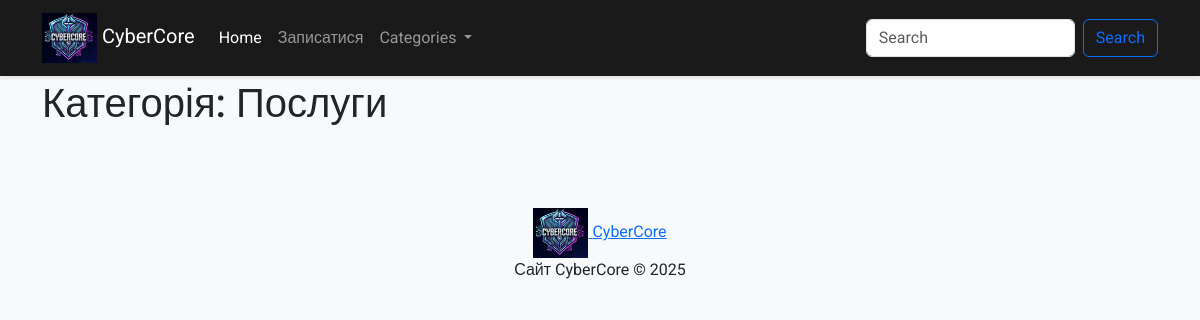
Before: /category/2 with the older database file.
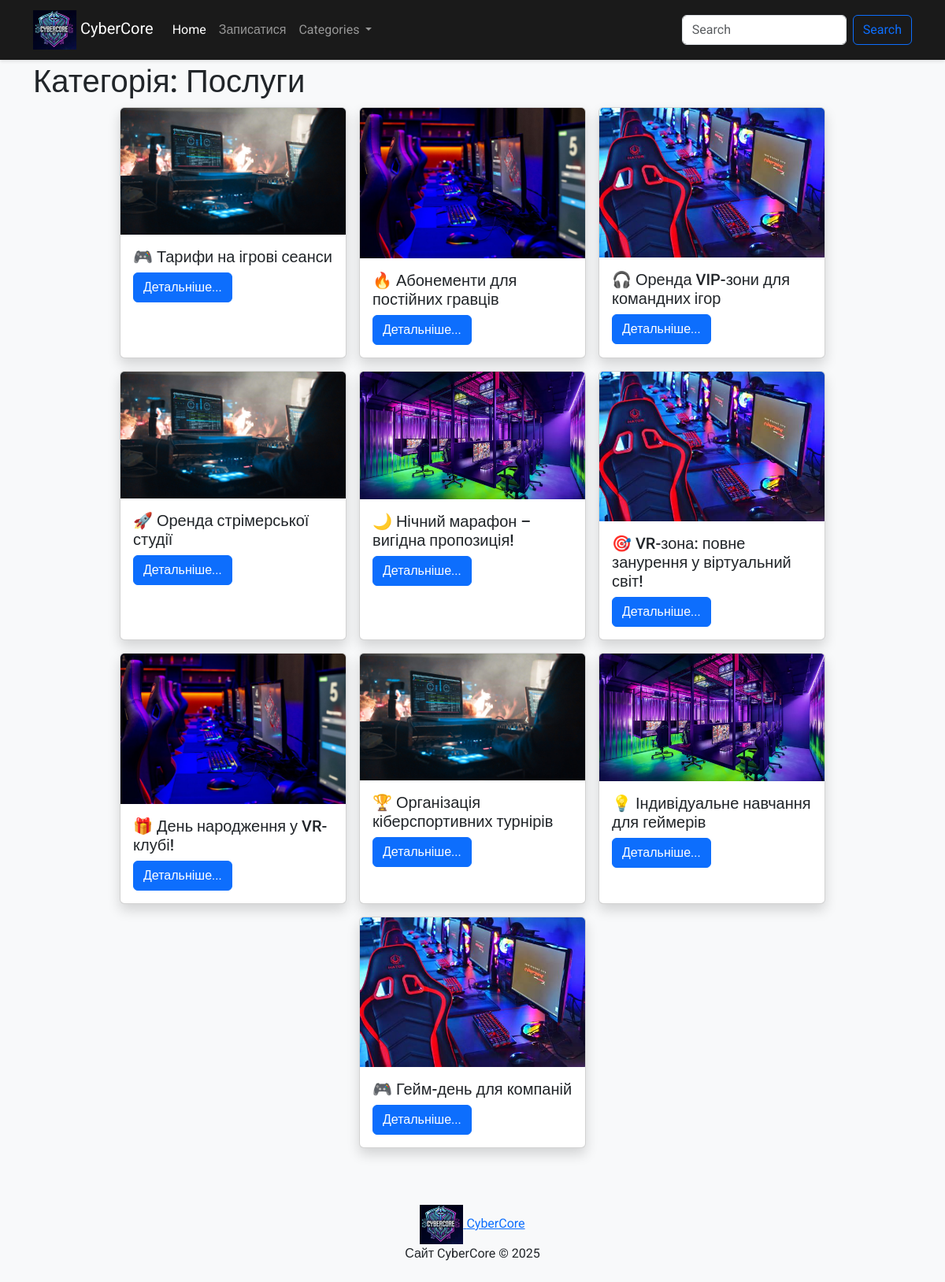
After: the same page with the newer database file.
### tables this page shows
CREATE TABLE categories (
    id INTEGER PRIMARY KEY AUTOINCREMENT,
    name TEXT NOT NULL UNIQUE
);

CREATE TABLE articles (
    id INTEGER PRIMARY KEY AUTOINCREMENT,
    user_id INTEGER NOT NULL,
    category_id INTEGER NOT NULL,
    title TEXT NOT NULL,
    content TEXT NOT NULL,
    created_at TIMESTAMP DEFAULT CURRENT_TIMESTAMP, image TEXT,
    FOREIGN KEY (user_id) REFERENCES users(id) ON DELETE CASCADE,
    FOREIGN KEY (category_id) REFERENCES categories(id) ON DELETE SET NULL
);

### app.py (the view)
@app.route("/category/<int:category_id>")
def category_page(category_id):
    categories = db.get_categories()
    articles = db.get_articles_by_category(category_id)
    return render_template("category.html", categories=categories, articles=articles, category_name=categories[category_id-1][1])

### db_scripts.py (called while the page is built)
    def open_db(self):
        self.conn = sqlite3.connect(self.dbname)
        self.cursor = self.conn.cursor()

    def get_categories(self):
        self.open_db()
        self.cursor.execute('''SELECT * FROM categories''')
        data = self.cursor.fetchall()
        self.conn.close()
        return data

    def get_articles_by_category(self, category_id):
        self.open_db()
        self.cursor.execute('''SELECT * FROM articles WHERE category_id = ?''', [category_id])
        data = self.cursor.fetchall()
        self.conn.close()
        return data

### templates/category.html (shortened to what this page needs)
{% extends 'base.html' %}
{% block content %}
<main class="container my-5">
    <h1 class="mt-5">Категорія: {{ category_name }}</h1>
    <div class="d-flex flex-wrap justify-content-center gap-3">
        {% for article in articles %}
            <div class="card shadow" style="width: 18rem;">
                {% if article[6] %}
                <img src="{{ url_for('static', filename='Photos/' + article[6]) }}" class="card-img-top" alt="...">
                {% endif %}
                <div class="card-body">
                    <h5 class="card-title">{{ article[3] }}</h5>
                    <a href="{{ url_for('article_page', article_id=article[0]) }}" class="btn btn-primary">Детальніше...</a>
                </div>
            </div>
        {% endfor %}
    </div>
</main>
{% endblock %}

### templates/base.html (shortened to what this page needs)
<!doctype html>
<html lang="uk">
<head>
    <link href="https://cdn.jsdelivr.net/npm/bootstrap@5.3.3/dist/css/bootstrap.min.css" rel="stylesheet">
    <link rel="stylesheet" href="{{ url_for('static', filename='style.css')}}">
</head>
<body>
    <header class="py-3">
        <nav data-bs-theme="dark" class="navbar navbar-expand-lg fixed-top" style="background: #1a1a1a;">
            <div class="container">
              <a class="navbar-brand" href="#">
                <img src="{{url_for('static', filename='Photos/computer-icon.png')}}" alt="CyberCore" width="55" height="50">
                CyberCore</a>
              <div class="collapse navbar-collapse" id="navbarSupportedContent">
                <ul class="navbar-nav me-auto mb-2 mb-lg-0">
                  <li class="nav-item">
                    <a class="nav-link active" aria-current="page" href="{{url_for('index')}}">Home</a>
                  </li>
                  <li class="nav-item">
                    <a class="nav-link" href="{{ url_for('new_booking') }}">Записатися</a>
                  </li>
                  <li class="nav-item dropdown">
                    <a class="nav-link dropdown-toggle" href="#" role="button" data-bs-toggle="dropdown" aria-expanded="false">
                      Categories
                    </a>
                </ul>
                <form action="{{url_for('search_page')}}" class="d-flex" role="search" data-bs-theme="light" method="get">
                  <input required name="query" class="form-control me-2" type="search" placeholder="Search" aria-label="Search">
                  <button class="btn btn-outline-primary" type="submit">Search</button>
                </form>
              </div>
            </div>
          </nav>
    </header>
   {% block content %}
   {% endblock  %}
    <footer>
       <div class="container py-4 text-center">
          <a href="navbar-brand">
            <img src="{{url_for('static', filename='Photos/computer-icon.png')}}" alt="SyberCore" width="55" height="50">
            CyberCore</a>
          <p>Сайт CyberCore &copy; 2025</p>
       </div>
    </footer>
</body>
</html>

### static/style.css (style rules this page uses)
body { font-family: 'Roboto', sans-serif; background-color: #f8f9fa; }
.navbar { box-shadow: 0 2px 4px rgba(0, 0, 0, 0.1); }
.card { transition: transform 0.2s; }
.shadow { box-shadow: 0 4px 8px rgba(0, 0, 0, 0.2); }

Changed rows visible on the page:
added articles: image (picture), title "🎮 Тарифи на ігрові сеанси"
added articles: image (picture), title "🔥 Абонементи для постійних гравців"
added articles: image (picture), title "🎧 Оренда VIP-зони для командних ігор"
added articles: image (picture), title "🚀 Оренда стрімерської студії"
added articles: image (picture), title "🌙 Нічний марафон – вигідна пропозиція!"
added articles: image (picture), title "🎯 VR-зона: повне занурення у віртуальний світ!"
added articles: image (picture), title "🎁 День народження у VR-клубі!"
added articles: image (picture), title "🏆 Організація кіберспортивних турнірів"
added articles: image (picture), title "💡 Індивідуальне навчання для геймерів"
added articles: image (picture), title "🎮 Гейм-день для компаній"
